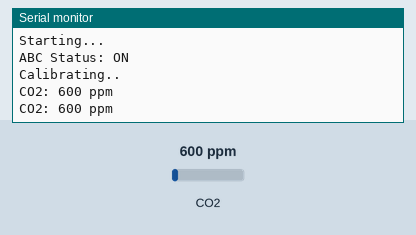
This sketch was run on a simulated Arduino Uno, built with avr-gcc and run on an emulated ATmega328P. Parts: the last lines printed to the serial monitor. The inputs (shaded band) are chosen by the test bench; at power-on: CO2 600 ppm.

Above: at 2.8 s.
2.9 s: CO2 set to 452 ppm
At 3.4 s:
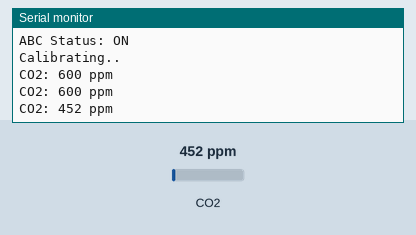
7.1 s: CO2 set to 1050 ppm
At 8.0 s:
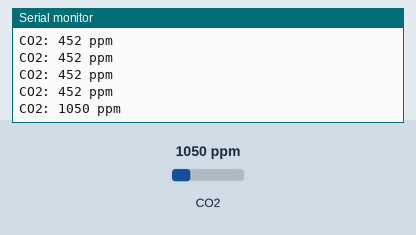
Timing chart, 0 to 10.1 s (numbered marks = the images above; inputs shaded):
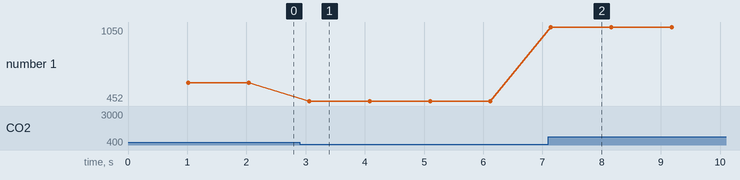

The sketch:

MHZ19B_Solo.ino
```cpp
#include <SoftwareSerial.h>
#include <MHZ19.h>

#define RX 25
#define TX 27

int co2Z19;
unsigned long timeElapse = 0;

SoftwareSerial mySerial(RX, TX);
MHZ19 mhz;

void setup() {
  Serial.begin(9600);
  Serial.println("Starting...");
  mySerial.begin(9600);
  mhz.begin(mySerial);
  mhz.autoCalibration(false);     // make sure auto calibration is off
  Serial.print("ABC Status: "); mhz.getABC() ? Serial.println("ON") :  Serial.println("OFF");  // now print it's status
  //Serial.println("Waiting 20 minutes to stabalise...");
   /* if you don't need to wait (it's already been this amount of time), remove the 2 lines */
 /* timeElapse = 12e5;   //  20 minutes in milliseconds
  delay(timeElapse);*/    //  wait this duration
  Serial.println("Calibrating..");
  mhz.calibrate();
}

void loop() {
   if (millis() - timeElapse >= 1000){  // Check if interval has elapsed (non-blocking delay() equivilant)
    co2Z19 = mhz.getCO2();
    if(mhz.errorCode == RESULT_OK){              // Si todo salio bien...
      Serial.print("CO2: ");
      Serial.println(String(co2Z19) + " ppm");
    } else{
      Serial.println("Failed to recieve CO2 value - Error");
      Serial.print("Response Code: ");
      Serial.println(mhz.errorCode);          // Codigo de error.
    }
    timeElapse = millis();    // Update inerval
  }
}
```

Measured:
- after the input at 2.9 s, the serial monitor: prints a new line after 0.16 s (image 1)
- after the input at 7.1 s, the serial monitor: prints a new line at once (image 2)
- plotted number 1: 600 → 452 after the input at 2.9 s, 452 → 1050 after the input at 7.1 s
